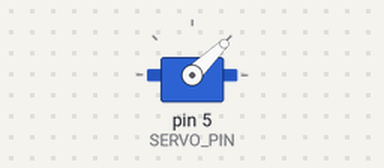
This sketch was run on a simulated Arduino Uno, built with avr-gcc and run on an emulated ATmega328P. Shown: servo. What the sketch prints to the serial monitor is not drawn.

Above: at 0.05 s.
Timing chart, 0 to 3.0 s (numbered marks = the images above):
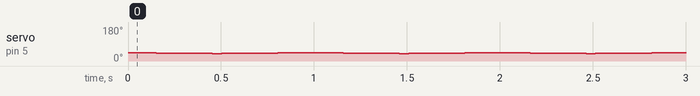

The sketch:

ServoTimer2Test.ino
```cpp
#include <ServoTimer2.h>

ServoTimer2 servo1;

int val = 1000;
int mode = 0;

//MAX2200
//MIN

#define SERVO_PIN 5
#define DELAY_TIME 50

void setup() {
  servo1.attach(SERVO_PIN);
  Serial.begin(115200);
}

void loop() {
  if (mode) {
    val += 5;
    servo1.write(val);  // min pulse width for 0 degree
  } else {
    val -= 5;
    servo1.write(val);
  }
  Serial.println(val);
  if (val <= 950)
    mode++;
  else if (val >= 1000)
    mode--;
  delay(DELAY_TIME);
}
```

Measured:
- by itself, servo on pin 5 (SERVO_PIN): repeats every 1.0 s: 42° 0.10 s, 41° 0.10 s, 40° 0.10 s, 39° 0.05 s, 40° 0.10 s, 41° 0.10 s, 42° 0.10 s, 43° 0.10 s, 44° 0.15 s, 43° 0.10 s
